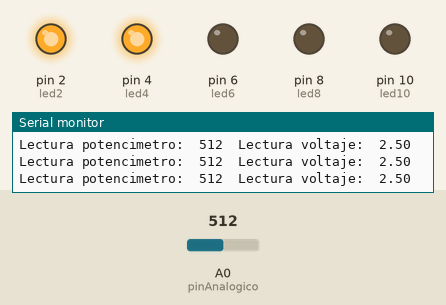
Simulated run of this sketch. Board: Arduino Uno, built with avr-gcc and run on an emulated ATmega328P. Parts: output pins drawn as LEDs (lit = HIGH), the last lines printed to the serial monitor. The test bench sets the inputs (shaded band); at power-on: A0 (pinAnalogico) = 512.

Above: at 1.2 s.
1.3 s: A0 (pinAnalogico) set to 422
4.3 s: A0 (pinAnalogico) set to 391
At 5.3 s:
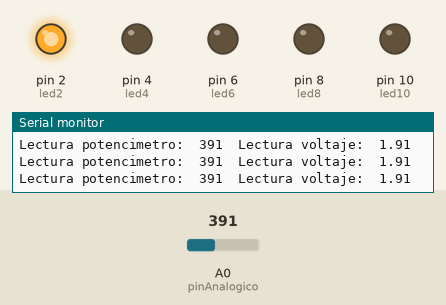
5.8 s: A0 (pinAnalogico) set to 1023
At 6.3 s:
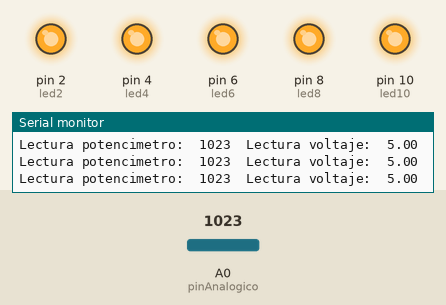
7.3 s: A0 (pinAnalogico) set to 935
10.3 s: A0 (pinAnalogico) set to 908
At 10.7 s:
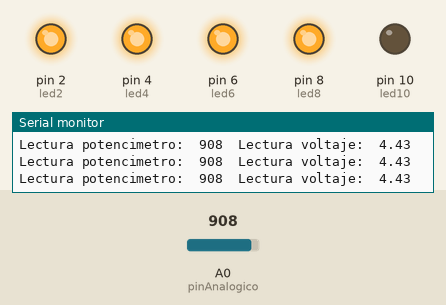
11.8 s: A0 (pinAnalogico) set to 831
14.8 s: A0 (pinAnalogico) set to 810
At 15.5 s:
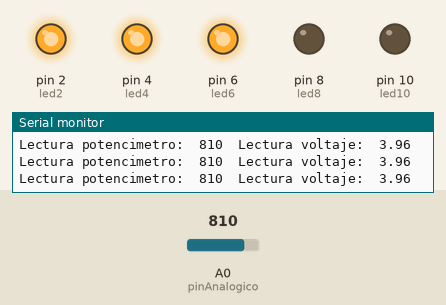
Timing chart, 0 to 17.3 s (numbered marks = the images above; inputs shaded):
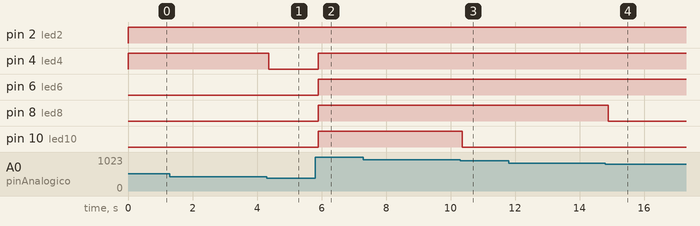

The sketch:

sketch_oct22-10-23.ino
```cpp
#define pinAnalogico A0

const int led2 = 2;
const int led4 = 4;
const int led6 = 6;
const int led8 = 8;
const int led10 = 10;

int lectura;
float tension;

void setup() {
  // put your setup code here, to run once:
  Serial.begin(9600);

  pinMode(led2, OUTPUT);
  pinMode(led4, OUTPUT);
  pinMode(led6, OUTPUT);
  pinMode(led8, OUTPUT);
  pinMode(led10, OUTPUT);
  pinMode(pinAnalogico, INPUT);

}

void loop() {
  // put your main code here, to run repeatedly:
  lectura = analogRead(pinAnalogico);
  delay(1);

  tension = (lectura * 5.0f)/1024.0f;

  Serial.print("Lectura potencimetro:\t");
  Serial.print(lectura);
  Serial.print("\tLectura voltaje:\t");
  Serial.println(tension);
    if (tension >= 4.5) {

    digitalWrite(led2, HIGH);
    digitalWrite(led4, HIGH);
    digitalWrite(led6, HIGH);
    digitalWrite(led8, HIGH);
    digitalWrite(led10, HIGH);
  }
  else if (tension >= 4.0) {


    digitalWrite(led2, HIGH);
    digitalWrite(led4, HIGH);
    digitalWrite(led6, HIGH);
    digitalWrite(led8, HIGH);
    digitalWrite(led10, LOW);
  }
  else if (tension >= 3.0) {


    digitalWrite(led2, HIGH);
    digitalWrite(led4, HIGH);
    digitalWrite(led6, HIGH);
    digitalWrite(led8, LOW);
    digitalWrite(led10, LOW);
  }
  else if (tension >= 2.0) {


    digitalWrite(led2, HIGH);
    digitalWrite(led4, HIGH);
    digitalWrite(led6, LOW);
    digitalWrite(led8, LOW);
    digitalWrite(led10, LOW);
  }
  else if (tension >= 1.0){


    digitalWrite(led2, HIGH);
    digitalWrite(led4, LOW);
    digitalWrite(led6, LOW);
    digitalWrite(led8, LOW);
    digitalWrite(led10, LOW);
  }
    else if (tension >= 0.0){


    digitalWrite(led2, HIGH);
    digitalWrite(led4, LOW);
    digitalWrite(led6, LOW);
    digitalWrite(led8, LOW);
    digitalWrite(led10, LOW);

  }
}
```

Measured:
- the behaviour switches between 410 and 409 on A0 (pinAnalogico) (found by bisection; images 0 and 1)
- the behaviour switches between 922 and 921 on A0 (pinAnalogico) (found by bisection; images 2 and 3)
- the behaviour switches between 820 and 819 on A0 (pinAnalogico) (found by bisection; images 3 and 4)
- after the input at 4.3 s, pin 4 (led4): HIGH → LOW after 0.07 s
- after the input at 5.8 s, pin 4 (led4), pin 6 (led6), pin 8 (led8), pin 10 (led10): LOW → HIGH after 0.10 s
- after the input at 10.3 s, pin 10 (led10): HIGH → LOW after 0.06 s
- after the input at 14.8 s, pin 8 (led8): HIGH → LOW after 0.09 s
